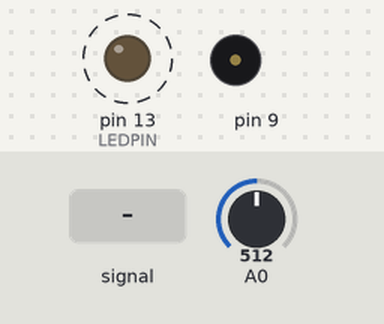
Bench run of a sketch on a simulated Arduino Uno, built with avr-gcc and run on an emulated ATmega328P. Parts: output pins drawn as LEDs (lit = HIGH), buzzer (waves = sounding). Dashed ring = blinking. Inputs (shaded band) come from the test bench; at power-on: A0 = 512. Pins used as bus, display or sensor lines are not drawn.

Above: at 1.2 s.
1.3 s: A0 set to 787
At 2.14 s:
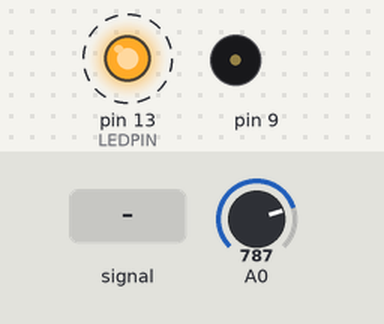
4.3 s: A0 set to 795
7.3 s: A0 set to 900
At 7.9 s:
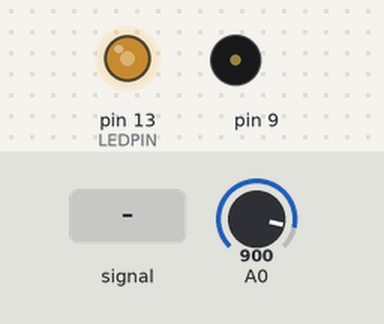
10.3 s: A0 fed a 200 Hz sine of ±81 counts around its level
13.3 s: A0 set to 0
At 13.56 s:
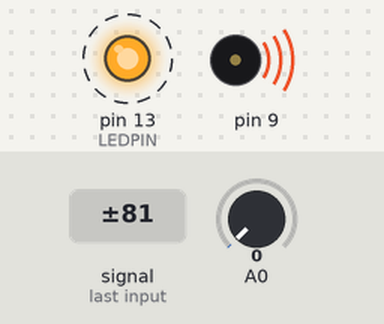
Timing chart, 0 to 17.3 s (numbered marks = the images above; inputs shaded):
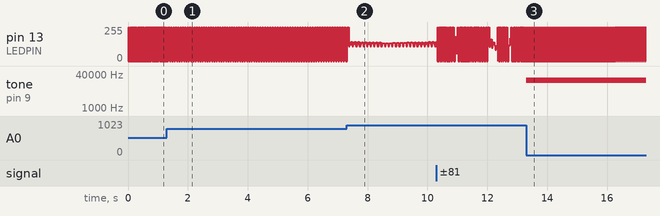

Measured:
- after the input at 1.3 s, pin 13 (LEDPIN): alternates 255/255 for 0.01 s and 0/255 for 0.01 s, starting after 0.08 s
- after the input at 13.3 s, tone on pin 9: silent → 20000 Hz at once
- by itself, pin 13 (LEDPIN): alternates 255/255 for 0.02 s and 0/255 for 0.02 s

The sketch:

PWMSigGen.ino
```cpp
// Arduino timer CTC interrupt example
//
// avr-libc library includes
//#include <avr/io.h>
//#include <avr/interrupt.h>
#define LEDPIN 13

//tick variable
long ms_ticks = 0;
int last_input = 0;


void setup()
{
  //Serial.begin(9600);
  pinMode(LEDPIN, OUTPUT);
  // initialize Timer1
  cli();          // disable global interrupts
  TCCR1A = _BV(COM1A0);     // set pin 9 as output enabled
  TCCR1B = 0;     // same for TCCR1B

  // set compare match register to desired timer count:
  OCR1A = 16000;
  pinMode(9, OUTPUT);

  // turn on CTC mode:
  TCCR1B |= (1 << WGM12);

  // Set CS10 and CS12 bits for 1 prescaler:
  TCCR1B |= (1 << CS10);


  // enable timer compare interrupt:
  TIMSK1 |= (1 << OCIE1A);

  // enable global interrupts:
  sei();
}

void loop()
{
  int new_input = analogRead(0) + 1;
  //if((new_input > last_input + 2)||(new_input < last_input - 2))
  if((new_input != last_input))
  {
    OCR1A = (float)new_input * (-.29297) + 400;
    last_input = new_input;
  }

  // main program
  if( ms_ticks > 1000 )
  {
    ms_ticks = ms_ticks - 1000;
    // Toggle LED
    digitalWrite( LEDPIN, digitalRead(LEDPIN) ^ 1 );
    //Serial.println(ms_ticks);
  }
}

ISR(TIMER1_COMPA_vect)
{
  ms_ticks++;
  //digitalWrite(LEDPIN, !digitalRead(LEDPIN));
}
```
